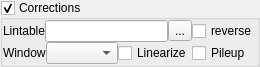
<?xml version="1.0" encoding="UTF-8"?>
<ui version="4.0">
 <class>Form</class>
 <widget class="QWidget" name="Form">
  <property name="geometry">
   <rect>
    <x>0</x>
    <y>0</y>
    <width>243</width>
    <height>61</height>
   </rect>
  </property>
  <property name="windowTitle">
   <string>Form</string>
  </property>
  <layout class="QVBoxLayout" name="verticalLayout">
   <property name="spacing">
    <number>0</number>
   </property>
   <property name="margin">
    <number>0</number>
   </property>
   <item>
    <widget class="QGroupBox" name="groupBox">
     <property name="autoFillBackground">
      <bool>false</bool>
     </property>
     <property name="title">
      <string>Corrections</string>
     </property>
     <property name="flat">
      <bool>false</bool>
     </property>
     <property name="checkable">
      <bool>true</bool>
     </property>
     <layout class="QVBoxLayout" name="verticalLayout_2">
      <property name="spacing">
       <number>0</number>
      </property>
      <property name="margin">
       <number>0</number>
      </property>
      <item>
       <widget class="QWidget" name="widget" native="true">
        <layout class="QGridLayout" name="gridLayout">
         <property name="margin">
          <number>0</number>
         </property>
         <property name="spacing">
          <number>0</number>
         </property>
         <item row="0" column="0" colspan="5">
          <layout class="QHBoxLayout" name="horizontalLayout_2">
           <property name="spacing">
            <number>0</number>
           </property>
          </layout>
         </item>
         <item row="2" column="0">
          <widget class="QLabel" name="label">
           <property name="sizePolicy">
            <sizepolicy hsizetype="Fixed" vsizetype="Preferred">
             <horstretch>0</horstretch>
             <verstretch>0</verstretch>
            </sizepolicy>
           </property>
           <property name="text">
            <string>Window</string>
           </property>
          </widget>
         </item>
         <item row="1" column="4">
          <widget class="QCheckBox" name="checkBox_2">
           <property name="sizePolicy">
            <sizepolicy hsizetype="Fixed" vsizetype="Fixed">
             <horstretch>0</horstretch>
             <verstretch>0</verstretch>
            </sizepolicy>
           </property>
           <property name="text">
            <string>reverse</string>
           </property>
          </widget>
         </item>
         <item row="2" column="4">
          <widget class="QCheckBox" name="checkBox_3">
           <property name="sizePolicy">
            <sizepolicy hsizetype="Fixed" vsizetype="Fixed">
             <horstretch>0</horstretch>
             <verstretch>0</verstretch>
            </sizepolicy>
           </property>
           <property name="text">
            <string>Pileup</string>
           </property>
          </widget>
         </item>
         <item row="2" column="3">
          <widget class="QCheckBox" name="checkBox">
           <property name="sizePolicy">
            <sizepolicy hsizetype="Fixed" vsizetype="Fixed">
             <horstretch>0</horstretch>
             <verstretch>0</verstretch>
            </sizepolicy>
           </property>
           <property name="text">
            <string>Linearize</string>
           </property>
          </widget>
         </item>
         <item row="2" column="1" colspan="2">
          <widget class="QComboBox" name="comboBox">
           <property name="sizePolicy">
            <sizepolicy hsizetype="Minimum" vsizetype="Fixed">
             <horstretch>0</horstretch>
             <verstretch>0</verstretch>
            </sizepolicy>
           </property>
          </widget>
         </item>
         <item row="1" column="0" colspan="4">
          <layout class="QHBoxLayout" name="horizontalLayout">
           <property name="spacing">
            <number>0</number>
           </property>
           <item>
            <widget class="QLabel" name="label_2">
             <property name="text">
              <string>Lintable</string>
             </property>
            </widget>
           </item>
           <item>
            <widget class="QLineEdit" name="lineEdit">
             <property name="readOnly">
              <bool>true</bool>
             </property>
            </widget>
           </item>
           <item>
            <widget class="QToolButton" name="toolButton">
             <property name="text">
              <string>...</string>
             </property>
            </widget>
           </item>
          </layout>
         </item>
        </layout>
        <zorder></zorder>
        <zorder></zorder>
        <zorder></zorder>
        <zorder>comboBox</zorder>
        <zorder>label</zorder>
        <zorder>checkBox_2</zorder>
        <zorder>checkBox_3</zorder>
        <zorder>checkBox</zorder>
       </widget>
      </item>
     </layout>
    </widget>
   </item>
  </layout>
  <action name="actionSelect_lintable">
   <property name="text">
    <string>Select lintable</string>
   </property>
  </action>
 </widget>
 <resources/>
 <connections>
  <connection>
   <sender>toolButton</sender>
   <signal>clicked()</signal>
   <receiver>actionSelect_lintable</receiver>
   <slot>trigger()</slot>
   <hints>
    <hint type="sourcelabel">
     <x>342</x>
     <y>77</y>
    </hint>
    <hint type="destinationlabel">
     <x>-1</x>
     <y>-1</y>
    </hint>
   </hints>
  </connection>
  <connection>
   <sender>groupBox</sender>
   <signal>toggled(bool)</signal>
   <receiver>widget</receiver>
   <slot>setVisible(bool)</slot>
   <hints>
    <hint type="sourcelabel">
     <x>169</x>
     <y>40</y>
    </hint>
    <hint type="destinationlabel">
     <x>121</x>
     <y>36</y>
    </hint>
   </hints>
  </connection>
 </connections>
</ui>
